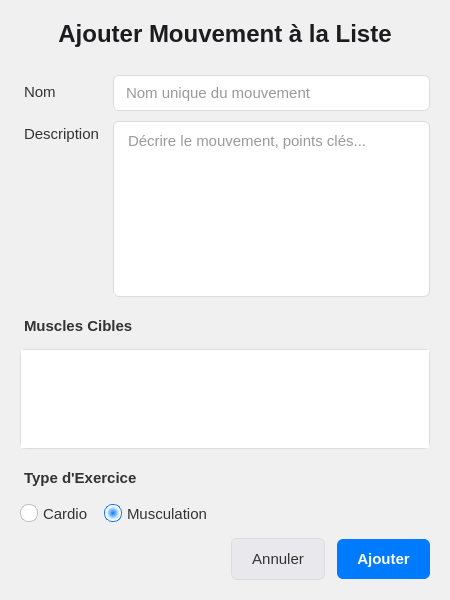
<?xml version="1.0" encoding="UTF-8"?>
<ui version="4.0">
 <class>AddAvailableMovementWidget</class>
 <widget class="QWidget" name="AddAvailableMovementWidget">
  <property name="geometry">
   <rect>
    <x>0</x>
    <y>0</y>
    <width>450</width>
    <height>600</height>
   </rect>
  </property>
  <property name="windowTitle">
   <string>Tracker2Perf - Ajouter Mouvement Disponible</string>
  </property>
  <property name="styleSheet">
   <string>/* === Main Widget === */
#AddAvailableMovementWidget {
    background-color: #F0F0F0;
}

/* === Labels === */
QLabel {
    font-size: 11pt;
    color: #333333;
    /* font-family: -apple-system, BlinkMacSystemFont, &quot;Segoe UI&quot;, Roboto, Helvetica, Arial, sans-serif; */
    padding-bottom: 2px; /* Small space below labels */
}

#titleLabel {
    font-size: 18pt;
    font-weight: bold;
    color: #1c1c1e;
    padding-bottom: 15px;
}

/* Labels used in Form Layouts */
QFormLayout QLabel {
    padding-top: 5px; /* Align nicely */
}

/* Specific labels */
#musclesLabel, #typeLabel {
    font-weight: bold; /* Make section headers bold */
    padding-top: 8px; /* Space above section label */
}


/* === Line Edits === */
QLineEdit {
    background-color: #FFFFFF;
    border: 1px solid #DCDCDC;
    border-radius: 6px;
    padding: 6px 10px;
    min-height: 22px;
    font-size: 11pt;
    color: #333333;
}
QLineEdit:focus {
    border: 1px solid #007AFF;
}
QLineEdit[placeholderText] {
    color: #AAAAAA;
}

/* === Text Edit === */
QTextEdit {
    background-color: #FFFFFF;
    border: 1px solid #DCDCDC;
    border-radius: 6px;
    padding: 6px 10px;
    font-size: 11pt;
    color: #333333;
}
QTextEdit:focus {
    border: 1px solid #007AFF;
}

/* === Check Boxes === */
QCheckBox {
    font-size: 10pt; /* Slightly smaller for list */
    color: #333333;
    spacing: 6px; /* Space between indicator and text */
    padding: 3px 0px; /* Vertical padding */
}
QCheckBox::indicator {
    width: 16px;
    height: 16px;
}
QCheckBox::indicator:unchecked {
    /* Optional: Add custom image */
    border: 1px solid #BDBDBD;
    border-radius: 4px; /* Squared look */
    background-color: #FFFFFF;
}
QCheckBox::indicator:unchecked:hover {
    border: 1px solid #888888;
}
QCheckBox::indicator:checked {
    /* Optional: Add custom checkmark image */
    border: 1px solid #007AFF;
    border-radius: 4px;
    background-color: #007AFF;
    /* image: url(:/icons/checkmark.png); */ /* Example */
}
QCheckBox::indicator:checked:hover {
    border: 1px solid #005ECB;
    background-color: #005ECB;
}

/* === Radio Buttons === */
QRadioButton {
    font-size: 11pt;
    color: #333333;
    spacing: 5px;
    padding-top: 3px;
    padding-bottom: 3px;
}
QRadioButton::indicator {
    width: 16px;
    height: 16px;
}
QRadioButton::indicator:unchecked {
    border: 1px solid #BDBDBD;
    border-radius: 8px;
    background-color: #FFFFFF;
}
QRadioButton::indicator:unchecked:hover { border: 1px solid #888888; }
QRadioButton::indicator:checked {
    border: 1px solid #007AFF;
    border-radius: 8px;
    background-color: qradialgradient(cx:0.5, cy:0.5, radius:0.4, fx:0.5, fy:0.5, stop:0 #007AFF, stop:1 #FFFFFF);
}


/* === Scroll Area === */
QScrollArea {
  border: 1px solid #DCDCDC; /* Border around the scroll area */
  border-radius: 6px;
  background-color: #FFFFFF; /* White background inside */
}
QWidget#musclesScrollAreaContents { /* Target the inner widget */
    background-color: #FFFFFF;
}

/* === Scroll Bar Styling (macOS like, adapted) === */
QScrollBar:vertical {
    border: none;
    background: #FFFFFF; /* Match scroll area background */
    width: 8px;
    margin: 1px 1px 1px 1px; /* Small margin */
}
QScrollBar::handle:vertical {
    background: #CFCFCF; /* Gray handle */
    min-height: 25px;
    border-radius: 4px;
}
QScrollBar::handle:vertical:hover {
    background: #B0B0B0; /* Darker handle on hover */
}
QScrollBar::add-line:vertical, QScrollBar::sub-line:vertical {
    height: 0px; width: 0px;
}
QScrollBar::add-page:vertical, QScrollBar::sub-page:vertical {
    background: none;
}

/* === Action Buttons === */
QPushButton#addButton { /* Renamed from saveButton */
    background-color: #007AFF;
    color: #FFFFFF;
    border: none;
    border-radius: 6px;
    padding: 8px 20px;
    min-height: 24px;
    font-size: 11pt;
    font-weight: 500;
}
QPushButton#addButton:hover { background-color: #3395FF; }
QPushButton#addButton:pressed { background-color: #005ECB; }
QPushButton#addButton:disabled { background-color: #DCDCDC; color: #A0A0A0; }

QPushButton#cancelButton {
    background-color: #E9E9ED;
    color: #333333;
    border: 1px solid #DCDCDC;
    border-radius: 6px;
    padding: 8px 20px;
    min-height: 24px;
    font-size: 11pt;
    font-weight: normal;
}
QPushButton#cancelButton:hover { background-color: #DDDDDF; border-color: #CFCFCF; }
QPushButton#cancelButton:pressed { background-color: #D5D5D7; }
   </string>
  </property>
  <layout class="QVBoxLayout" name="mainVLayout">
   <property name="spacing">
    <number>12</number>
   </property>
   <property name="leftMargin">
    <number>20</number>
   </property>
   <property name="topMargin">
    <number>20</number>
   </property>
   <property name="rightMargin">
    <number>20</number>
   </property>
   <property name="bottomMargin">
    <number>20</number>
   </property>
   <item>
    <widget class="QLabel" name="titleLabel">
     <property name="text">
      <string>Ajouter Mouvement à la Liste</string>
     </property>
     <property name="alignment">
      <set>Qt::AlignmentFlag::AlignCenter</set>
     </property>
    </widget>
   </item>
   <item>
    <layout class="QFormLayout" name="nameDescFormLayout">
     <property name="labelAlignment">
      <set>Qt::AlignmentFlag::AlignLeading|Qt::AlignmentFlag::AlignLeft|Qt::AlignmentFlag::AlignVCenter</set>
     </property>
     <property name="horizontalSpacing">
      <number>10</number>
     </property>
     <property name="verticalSpacing">
      <number>10</number>
     </property>
     <item row="0" column="0">
      <widget class="QLabel" name="nomLabel">
       <property name="text">
        <string>Nom</string>
       </property>
      </widget>
     </item>
     <item row="0" column="1">
      <widget class="QLineEdit" name="nomLineEdit">
       <property name="placeholderText">
        <string>Nom unique du mouvement</string>
       </property>
      </widget>
     </item>
     <item row="1" column="0">
      <widget class="QLabel" name="descriptionLabel">
       <property name="text">
        <string>Description</string>
       </property>
       <property name="alignment">
        <set>Qt::AlignmentFlag::AlignLeading|Qt::AlignmentFlag::AlignLeft|Qt::AlignmentFlag::AlignTop</set>
       </property>
      </widget>
     </item>
     <item row="1" column="1">
      <widget class="QTextEdit" name="descriptionTextEdit">
       <property name="minimumSize">
        <size>
         <width>0</width>
         <height>60</height>
        </size>
       </property>
       <property name="placeholderText">
        <string>Décrire le mouvement, points clés...</string>
       </property>
      </widget>
     </item>
    </layout>
   </item>
   <item>
    <widget class="QLabel" name="musclesLabel">
     <property name="text">
      <string>Muscles Cibles</string>
     </property>
    </widget>
   </item>
   <item>
    <widget class="QScrollArea" name="musclesScrollArea">
     <property name="minimumSize">
      <size>
       <width>0</width>
       <height>100</height>
      </size>
     </property>
     <property name="maximumSize">
      <size>
       <width>16777215</width>
       <height>200</height>
      </size>
     </property>
     <property name="widgetResizable">
      <bool>true</bool>
     </property>
     <widget class="QWidget" name="musclesScrollAreaContents">
      <property name="geometry">
       <rect>
        <x>0</x>
        <y>0</y>
        <width>408</width>
        <height>98</height>
       </rect>
      </property>
      <layout class="QVBoxLayout" name="musclesVLayout">
       <property name="spacing">
        <number>4</number>
       </property>
       <property name="leftMargin">
        <number>9</number>
       </property>
       <property name="topMargin">
        <number>9</number>
       </property>
       <property name="rightMargin">
        <number>9</number>
       </property>
       <property name="bottomMargin">
        <number>9</number>
       </property>
       <item>
        <spacer name="musclesVerticalSpacer">
         <property name="orientation">
          <enum>Qt::Orientation::Vertical</enum>
         </property>
         <property name="sizeType">
          <enum>QSizePolicy::Policy::Expanding</enum>
         </property>
         <property name="sizeHint" stdset="0">
          <size>
           <width>20</width>
           <height>5</height>
          </size>
         </property>
        </spacer>
       </item>
      </layout>
     </widget>
    </widget>
   </item>
   <item>
    <widget class="QLabel" name="typeLabel">
     <property name="text">
      <string>Type d'Exercice</string>
     </property>
    </widget>
   </item>
   <item>
    <widget class="QWidget" name="typeRadioWidget" native="true">
     <layout class="QHBoxLayout" name="typeRadioHLayout">
      <property name="spacing">
       <number>15</number>
      </property>
      <property name="leftMargin">
       <number>0</number>
      </property>
      <property name="topMargin">
       <number>0</number>
      </property>
      <property name="rightMargin">
       <number>0</number>
      </property>
      <property name="bottomMargin">
       <number>0</number>
      </property>
      <item>
       <widget class="QRadioButton" name="cardioRadioButton">
        <property name="text">
         <string>Cardio</string>
        </property>
       </widget>
      </item>
      <item>
       <widget class="QRadioButton" name="musculationRadioButton">
        <property name="text">
         <string>Musculation</string>
        </property>
        <property name="checked">
         <bool>true</bool>
        </property>
       </widget>
      </item>
      <item>
       <spacer name="typeHorizontalSpacer">
        <property name="orientation">
         <enum>Qt::Orientation::Horizontal</enum>
        </property>
        <property name="sizeHint" stdset="0">
         <size>
          <width>40</width>
          <height>20</height>
         </size>
        </property>
       </spacer>
      </item>
     </layout>
    </widget>
   </item>
   <item>
    <spacer name="mainVerticalSpacer">
     <property name="orientation">
      <enum>Qt::Orientation::Vertical</enum>
     </property>
     <property name="sizeType">
      <enum>QSizePolicy::Policy::Expanding</enum>
     </property>
     <property name="sizeHint" stdset="0">
      <size>
       <width>20</width>
       <height>15</height>
      </size>
     </property>
    </spacer>
   </item>
   <item>
    <layout class="QHBoxLayout" name="buttonBoxHLayout">
     <item>
      <spacer name="horizontalSpacer">
       <property name="orientation">
        <enum>Qt::Orientation::Horizontal</enum>
       </property>
       <property name="sizeHint" stdset="0">
        <size>
         <width>40</width>
         <height>20</height>
        </size>
       </property>
      </spacer>
     </item>
     <item>
      <widget class="QPushButton" name="cancelButton">
       <property name="text">
        <string>Annuler</string>
       </property>
      </widget>
     </item>
     <item>
      <widget class="QPushButton" name="addButton">
       <property name="text">
        <string>Ajouter</string>
       </property>
       <property name="default">
        <bool>true</bool>
       </property>
      </widget>
     </item>
    </layout>
   </item>
  </layout>
 </widget>
 <resources/>
 <connections/>
</ui>
